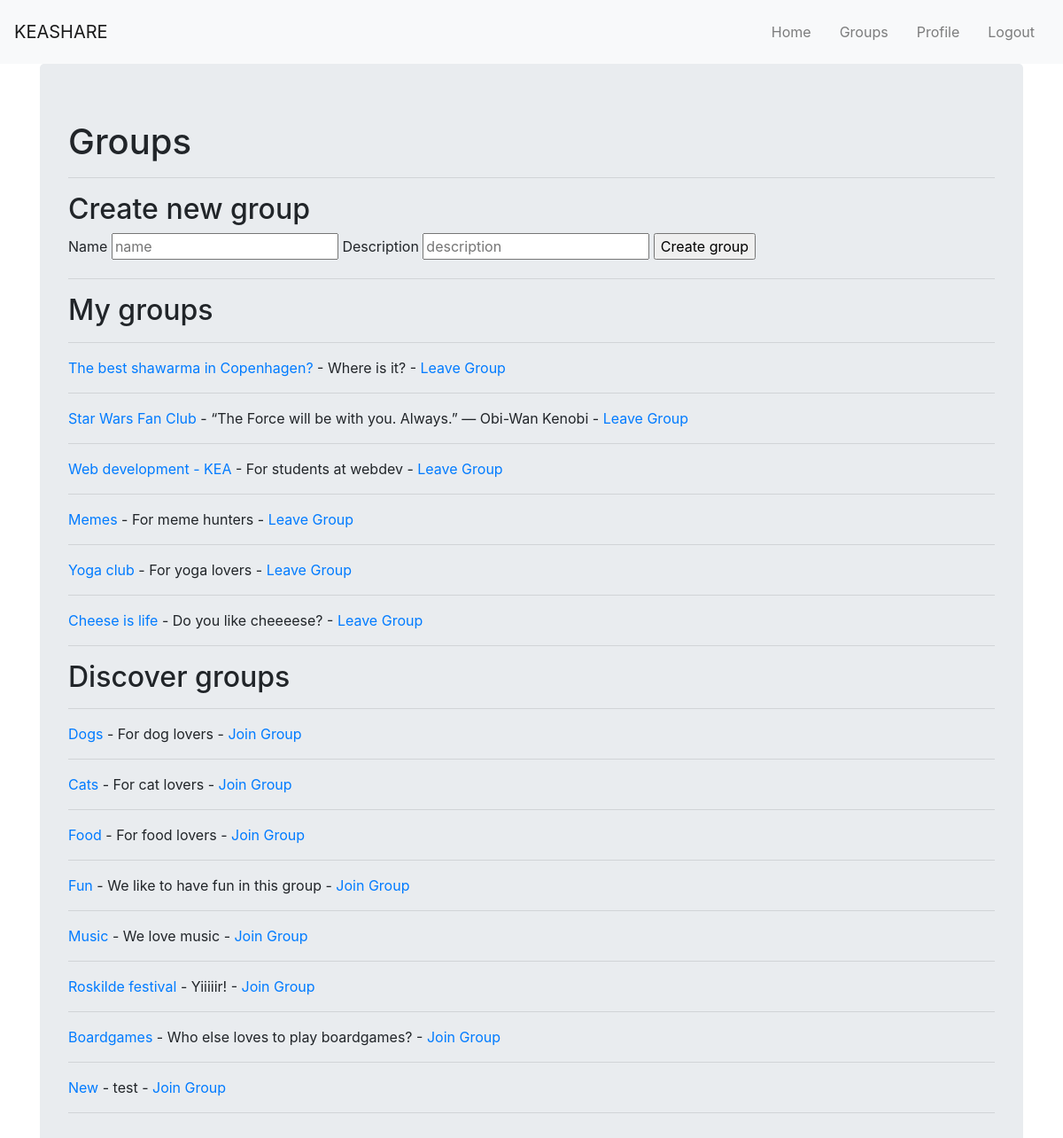
/keashare/groups/ (signed in), run on an earlier commit of the app's database.
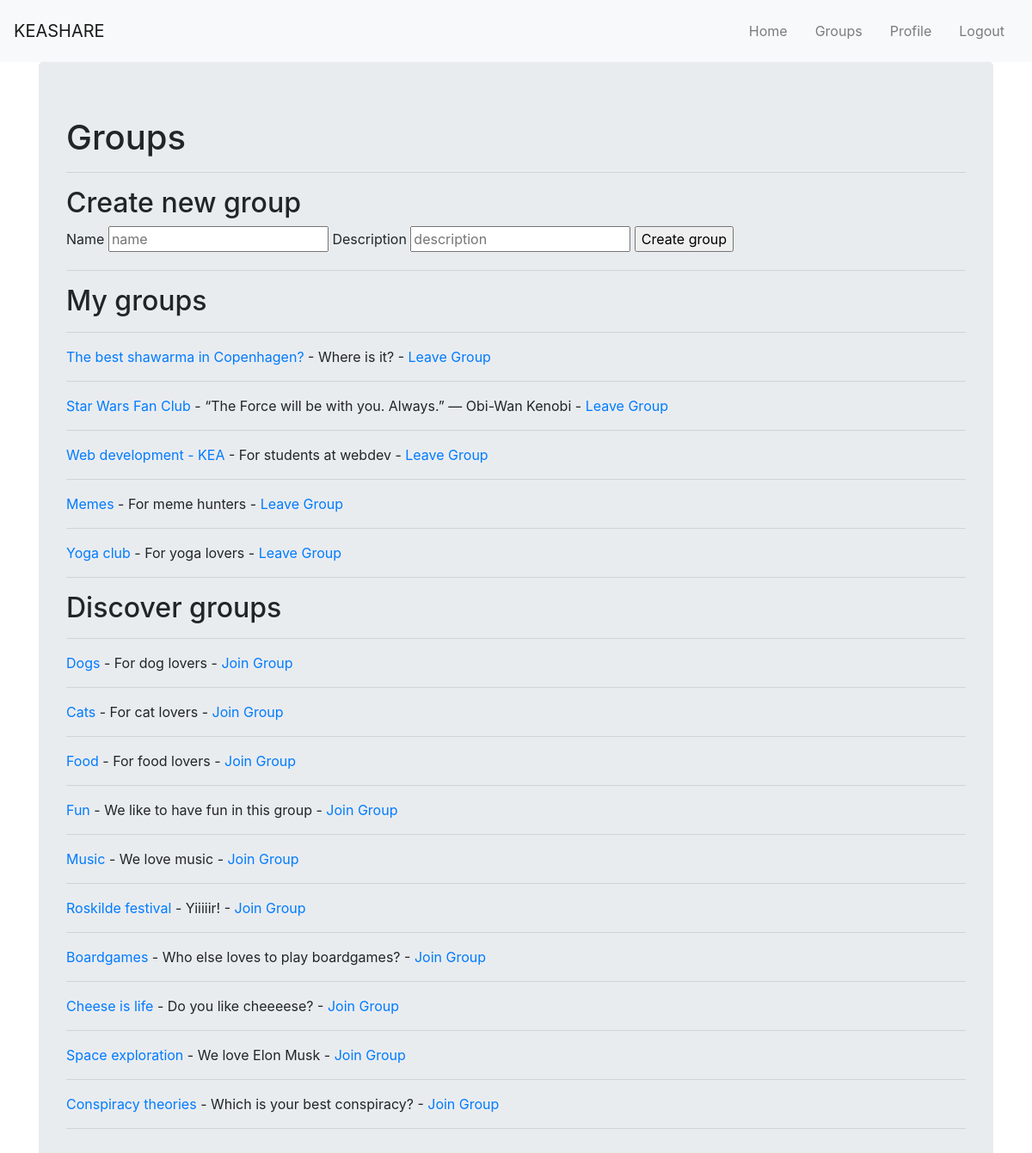
And on a later commit of the database.
### keashareapp/models.py (models this page shows, shortened)
class AppGroup(models.Model):
    owner = models.ForeignKey(User, on_delete=models.CASCADE, related_name='owners')
    users = models.ManyToManyField(User) # members
    name = models.CharField(max_length=200)
    description = models.TextField()

### keashareapp/views.py (the view, shortened to what this page needs)
# urls.py: path('groups/', views.groups, name='groups'),
def groups(request):
    user = request.user
    if request.method == 'GET':
        user_groups = models.AppGroup.objects.filter(users__username__contains=user.username)
        not_user_groups = models.AppGroup.objects.exclude(users__username__contains=user.username)
        context = {
            'user': user, # the user who is logged in
            'user_groups': user_groups,
            'not_user_groups': not_user_groups,
        }
        return render(request, 'keashareapp/groups.html', context=context)

### keashareapp/templates/keashareapp/groups.html (shortened to what this page needs)
{% extends 'base.html' %}
{% block nav %}
    <ul class="navbar-nav ml-auto flex-nowrap">
        <li class="nav-item">
            <a href="{% url 'keashareapp:index' %}" class="nav-link m-2 menu-item nav-active">Home</a>
        </li>
        <li class="nav-item">
            <a href="{% url 'keashareapp:groups' %}" class="nav-link m-2 menu-item nav-active">Groups</a>
        </li>
        <li class="nav-item">
            <a href="{% url 'loginapp:profile' %}" class="nav-link m-2 menu-item nav-active">Profile</a>
        </li>
        <li class="nav-item">
            <a href="{% url 'loginapp:logout' %}" class="nav-link m-2 menu-item nav-active">Logout</a>
        </li>
    </ul>
{% endblock %}
{% block body %}
<div class="container">
    <div class="jumbotron">
        <h1>Groups</h1>
        <hr>
        <h2>Create new group</h2>
        <form action="{% url 'keashareapp:groups' %}" method="POST">
            <label for="name">Name</label>
            <input id="name" name="name" type="text" placeholder="name">
            <label for="description">Description</label>
            <input id="description" name="description" type="textarea" placeholder="description">
            <input type="submit" value="Create group">
        </form>
        <hr>
        <h2>My groups</h2>
        <hr>
        {% for group in user_groups %}
            <p><a href="{% url 'keashareapp:groupdetails' pk=group.pk %}">{{ group.name }}</a> - {{ group.description }} - <a href="{% url 'keashareapp:leave_group' pk=group.pk %}">Leave Group</a></p>
            <hr>
        {% endfor %}
        <h2>Discover groups</h2>
        <hr>
        {% for group in not_user_groups %}
            <p><a href="{% url 'keashareapp:groupdetails' pk=group.pk %}">{{ group.name }}</a> - {{ group.description }} - <a href="{% url 'keashareapp:join_group' pk=group.pk %}">Join Group</a></p>
            <hr>
        {% endfor %}
    </div>
</div>
{% endblock %}

What changed in the data, as far as the page shows it:
removed AppGroup: name "New", description "test", shown under "Discover groups"
shown differently, row unchanged: AppGroup "Cheese is life": moves from the list under "My groups" to the list under "Discover groups"
added AppGroup: name "Space exploration", description "We love Elon Musk", shown under "Discover groups"
added AppGroup: name "Conspiracy theories", description "Which is your best conspiracy?", shown under "Discover groups"
